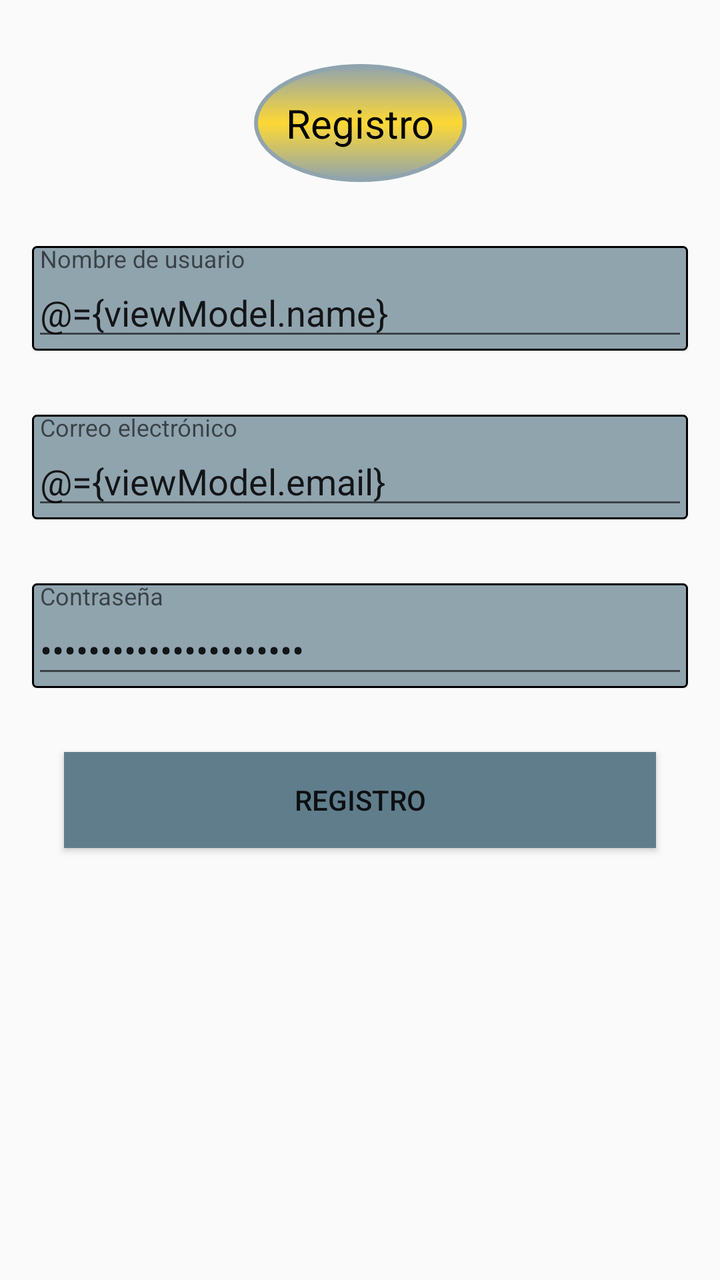
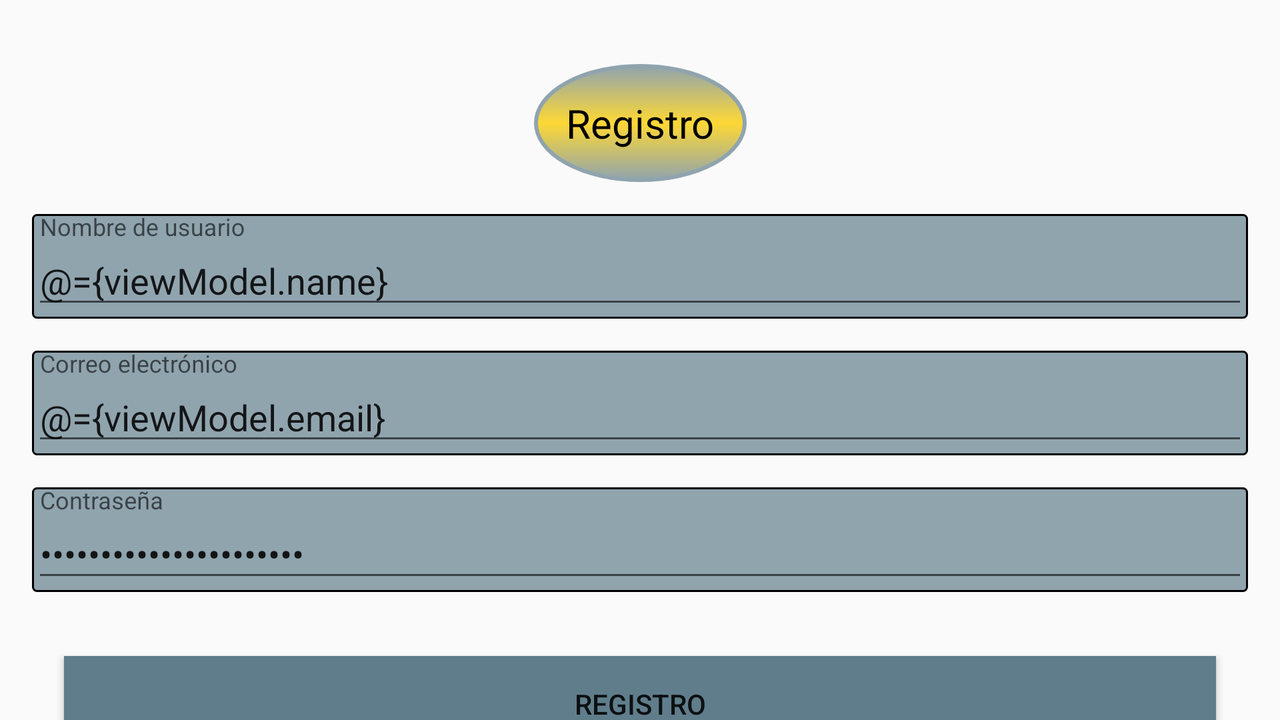

The same Android screen from two of the app's own layout files: first res/layout/ as a phone draws it, then the repository's variant for another configuration, drawn on a device whose configuration selects that folder. Both files follow.
<!-- AndroidManifest.xml: application theme AppTheme -->
<!-- res/layout/fragment_signup.xml -->
<?xml version="1.0" encoding="utf-8"?>
<layout xmlns:android="http://schemas.android.com/apk/res/android"
    xmlns:app="http://schemas.android.com/apk/res-auto"
    xmlns:bind="http://schemas.android.com/tools">

    <data>
        <variable
            name="viewModel"
            type="com.example.usuario.chronotasker.mvvm.login.LoginViewModel"/>
    </data>

<android.support.constraint.ConstraintLayout
    android:layout_width="match_parent"
    android:layout_height="match_parent"
    >

    <TextView
        android:id="@+id/txvTitle"
        android:layout_width="wrap_content"
        android:layout_height="wrap_content"
        android:layout_marginEnd="16dp"
        android:layout_marginStart="16dp"
        android:layout_marginTop="32dp"
        android:paddingTop="16dp"
        android:paddingBottom="16dp"
        android:paddingEnd="16dp"
        android:paddingStart="16dp"
        android:text="@string/signup"
        android:textAppearance="@style/Custom.Title"
        android:textAlignment="center"
        android:background="@drawable/shape_txv"
        app:layout_constraintEnd_toEndOf="parent"
        app:layout_constraintStart_toStartOf="parent"
        app:layout_constraintTop_toTopOf="parent"
        />

    <android.support.design.widget.TextInputLayout
        android:id="@+id/tilName"
        android:layout_width="0dp"
        android:layout_height="wrap_content"
        android:layout_marginEnd="16dp"
        android:layout_marginStart="16dp"
        android:layout_marginTop="32dp"
        android:background="@drawable/shape_edt"
        app:layout_constraintEnd_toEndOf="parent"
        app:layout_constraintStart_toStartOf="parent"
        app:layout_constraintTop_toBottomOf="@id/txvTitle"
        >

        <android.support.design.widget.TextInputEditText
            android:layout_width="match_parent"
            android:layout_height="wrap_content"
            android:hint="@string/tilUsernameHint"
            android:text="@={viewModel.name}"
            android:inputType="text"
            />

    </android.support.design.widget.TextInputLayout>

    <android.support.design.widget.TextInputLayout
        android:id="@+id/tilEmail"
        android:layout_width="0dp"
        android:layout_height="wrap_content"
        android:layout_marginEnd="16dp"
        android:layout_marginStart="16dp"
        android:layout_marginTop="32dp"
        android:background="@drawable/shape_edt"
        app:layout_constraintEnd_toEndOf="parent"
        app:layout_constraintStart_toStartOf="parent"
        app:layout_constraintTop_toBottomOf="@+id/tilName"
        >

        <android.support.design.widget.TextInputEditText
            android:layout_width="match_parent"
            android:layout_height="wrap_content"
            android:hint="@string/tilEmailHint"
            android:inputType="textEmailAddress"
            android:text="@={viewModel.email}"
            />

    </android.support.design.widget.TextInputLayout>

    <android.support.design.widget.TextInputLayout
        android:id="@+id/tilPassword"
        android:layout_width="0dp"
        android:layout_height="wrap_content"
        android:layout_marginEnd="16dp"
        android:layout_marginStart="16dp"
        android:layout_marginTop="32dp"
        android:background="@drawable/shape_edt"
        app:layout_constraintEnd_toEndOf="parent"
        app:layout_constraintStart_toStartOf="parent"
        app:layout_constraintTop_toBottomOf="@+id/tilEmail"
        >

        <android.support.design.widget.TextInputEditText
            android:layout_width="match_parent"
            android:layout_height="wrap_content"
            android:hint="@string/tilPasswordHint"
            android:inputType="textPassword"
            android:text="@={viewModel.password}"
            />

    </android.support.design.widget.TextInputLayout>

    <Button
        android:id="@+id/btnSignUp"
        android:layout_width="0dp"
        android:layout_height="wrap_content"
        android:layout_marginEnd="32dp"
        android:layout_marginStart="32dp"
        android:layout_marginTop="32dp"
        android:background="@color/colorPrimary"
        android:text="@string/btnSignUp"
        bind:onClick="@{() -> viewModel.onClickNewUser()}"
        app:layout_constraintEnd_toEndOf="parent"
        app:layout_constraintStart_toStartOf="parent"
        app:layout_constraintTop_toBottomOf="@+id/tilPassword"
        />


</android.support.constraint.ConstraintLayout>

</layout>
<!-- resources referenced by this layout -->
<resources>
  <color name="colorPrimary">#607D8B</color>
  <!-- drawable shape_edt (drawable) -->
  <?xml version="1.0" encoding="utf-8"?>
  <shape
      xmlns:android="http://schemas.android.com/apk/res/android"
      android:shape="rectangle"
      >
      <solid android:color="@color/colorPrimaryLight" />
      <corners android:radius="2dp" />
      <stroke
          android:width="1dp"
          android:color="@android:color/black"/>
  
  </shape>
  <!-- drawable shape_txv (drawable) -->
  <?xml version="1.0" encoding="utf-8"?>
  <shape
      xmlns:android="http://schemas.android.com/apk/res/android"
      android:shape="oval"
      >
      <solid android:color="@color/colorSecondaryLight" />
      <gradient
          android:centerColor="@color/colorAccent"
          android:endColor="@color/colorPrimaryLight"
          android:startColor="@color/colorPrimaryLight"
          android:angle="90"
  
          />
      <stroke
          android:width="2dp"
          android:color="@color/colorPrimaryLight"/>
  
  </shape>
  <string name="btnSignUp">Registro</string>
  <string name="signup">Registro</string>
  <string name="tilEmailHint">Correo electrónico</string>
  <string name="tilPasswordHint">Contraseña</string>
  <string name="tilUsernameHint">Nombre de usuario</string>
  <style name="Custom.Title" parent="AppTheme">
          <item name="android:textAppearance">@style/Base.TextAppearance.AppCompat.Medium</item>
          <item name="android:textSize">@dimen/textTitle</item>
      </style>
  <style name="AppTheme" parent="Theme.AppCompat.Light.NoActionBar">
          <item name="colorPrimary">@color/colorPrimary</item>
          <item name="colorPrimaryDark">@color/colorPrimaryDark</item>
          <item name="colorAccent">@color/colorAccent</item>
      </style>
  <color name="colorPrimaryLight">#90a4ae</color>
  <color name="colorSecondaryLight">#78909c</color>
  <color name="colorAccent">#fdd835</color>
  <dimen name="textTitle">20sp</dimen>
  <color name="colorPrimaryDark">#37474f</color>
</resources>
<!-- res/layout-land/fragment_signup.xml (the repository's variant of the layout above) -->
<!-- drawn on the phone turned sideways -->
<?xml version="1.0" encoding="utf-8"?>
<layout
    xmlns:android="http://schemas.android.com/apk/res/android"
    xmlns:app="http://schemas.android.com/apk/res-auto"
    xmlns:bind="http://schemas.android.com/apk/res-auto"
    >

    <data>
        <variable
            name="viewModel"
            type="com.example.usuario.chronotasker.mvvm.login.LoginViewModel"/>
    </data>

<android.support.constraint.ConstraintLayout
    android:layout_width="match_parent"
    android:layout_height="match_parent"
    >

    <TextView
        android:id="@+id/txvTitle"
        android:layout_width="wrap_content"
        android:layout_height="wrap_content"
        android:layout_marginEnd="16dp"
        android:layout_marginStart="16dp"
        android:layout_marginBottom="32dp"
        android:layout_marginTop="32dp"
        android:text="@string/signup"
        android:textAppearance="@style/Custom.Title"
        android:background="@drawable/shape_txv"
        android:paddingTop="16dp"
        android:paddingBottom="16dp"
        android:paddingEnd="16dp"
        android:paddingStart="16dp"
        app:layout_constraintBottom_toTopOf="@+id/tilName"
        app:layout_constraintEnd_toEndOf="parent"
        app:layout_constraintStart_toStartOf="parent"
        app:layout_constraintTop_toTopOf="parent"
        />

    <android.support.design.widget.TextInputLayout
        android:id="@+id/tilName"
        android:layout_width="0dp"
        android:layout_height="wrap_content"
        android:layout_marginStart="16dp"
        android:layout_marginTop="16dp"
        android:layout_marginEnd="16dp"
        android:background="@drawable/shape_edt"
        app:layout_constraintEnd_toEndOf="parent"
        app:layout_constraintStart_toStartOf="parent"
        app:layout_constraintTop_toBottomOf="@+id/txvTitle">

        <android.support.design.widget.TextInputEditText
            android:layout_width="match_parent"
            android:layout_height="wrap_content"
            android:hint="@string/tilUsernameHint"
            android:text="@={viewModel.name}"
            android:inputType="text" />

    </android.support.design.widget.TextInputLayout>

    <android.support.design.widget.TextInputLayout
        android:id="@+id/tilEmail"
        android:layout_width="0dp"
        android:layout_height="wrap_content"
        android:layout_marginEnd="16dp"
        android:layout_marginStart="16dp"
        android:layout_marginTop="16dp"
        android:background="@drawable/shape_edt"
        app:layout_constraintEnd_toEndOf="parent"
        app:layout_constraintStart_toStartOf="parent"
        app:layout_constraintTop_toBottomOf="@+id/tilName"
        >

        <android.support.design.widget.TextInputEditText
            android:layout_width="match_parent"
            android:layout_height="wrap_content"
            android:hint="@string/tilEmailHint"
            android:inputType="textEmailAddress"
            android:text="@={viewModel.email}"
            />

    </android.support.design.widget.TextInputLayout>

    <android.support.design.widget.TextInputLayout
        android:id="@+id/tilPassword"
        android:layout_width="0dp"
        android:layout_height="wrap_content"
        android:layout_marginEnd="16dp"
        android:layout_marginStart="16dp"
        android:layout_marginTop="16dp"
        android:background="@drawable/shape_edt"
        app:layout_constraintEnd_toEndOf="parent"
        app:layout_constraintStart_toStartOf="parent"
        app:layout_constraintTop_toBottomOf="@+id/tilEmail">

        <android.support.design.widget.TextInputEditText
            android:layout_width="match_parent"
            android:layout_height="wrap_content"
            android:hint="@string/tilPasswordHint"
            android:inputType="textPassword"
            android:text="@={viewModel.password}"
            />

    </android.support.design.widget.TextInputLayout>

    <Button
        android:id="@+id/btnSignUp"
        android:layout_width="0dp"
        android:layout_height="wrap_content"
        android:layout_marginStart="32dp"
        android:layout_marginTop="32dp"
        android:layout_marginEnd="32dp"
        android:layout_weight="1"
        android:background="@color/colorPrimary"
        android:text="@string/btnSignUp"
        bind:onClick="@{() -> viewModel.onClickNewUser()}"
        app:layout_constraintEnd_toEndOf="parent"
        app:layout_constraintStart_toStartOf="parent"
        app:layout_constraintTop_toBottomOf="@+id/tilPassword"
        />

</android.support.constraint.ConstraintLayout>

</layout>
